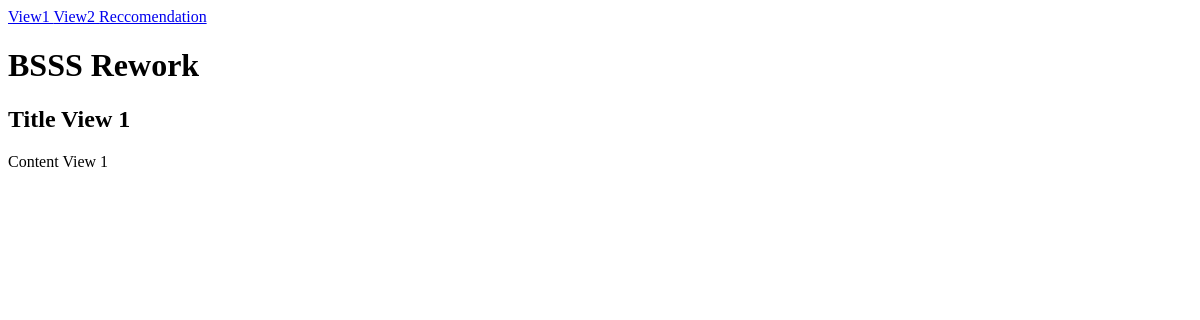
The app's page /view1/, older data.
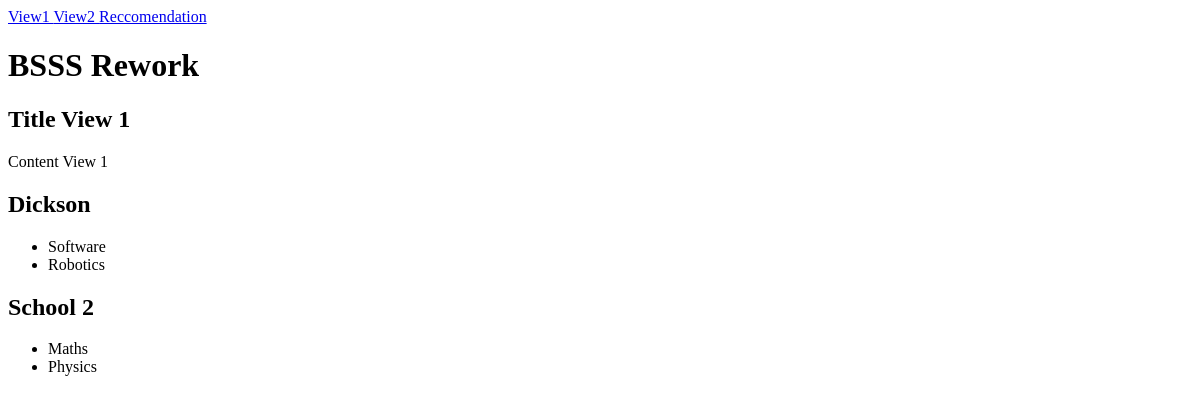
The same page, newer data.
### BSSSRemake/models.py (models this page shows)
class School(models.Model):
    name = models.CharField(max_length=50, db_index=True)
    courses = models.ManyToManyField(Course, blank=True)

class Course(models.Model):
    name = models.CharField(max_length=50, db_index=True)
    semester1 = models.IntegerField(default=0, db_index = True)
    unitInformation = models.CharField(max_length=50, db_index=True, default="Unknown")

### BSSSRemake/views.py (the view)
# urls.py: path("view1/", views.View1.as_view(), name="view1"),
class View1(TemplateView):
    template_name = "BSSSRemake/index.html"
    def get_context_data(self, **kwargs):
        context = super().get_context_data(**kwargs)
        context["title"] = "Title View 1"
        context["content"] = "Content View 1"
        context["schools"] = School.objects.prefetch_related("courses")
        context["View1"] = True
        return context

### BSSSRemake/context_processors.py (called while the page is built)
def customProc(request):
    return{
        "projectName": 'BSSS Rework',
        "LView1": "View1",
        "LView2": "View2",
        "LReccomendation": "Reccomendation"
        }

### BSSSRemake/templates/BSSSRemake/index.html (shortened to what this page needs)
<html>
<head>
</head>
<body>
    <a href="{% url 'view1' %}"> {{ LView1 }} </a>
    <a href="{% url 'view2' %}"> {{ LView2 }} </a>
    <a href="{% url 'recommendation' %}"> {{ LReccomendation }} </a>
    <p>
        <h1> {{ projectName }}</h1>
        <h2>{{ title }}</h2>
        {{ content }}
    </p>
    {% if View1 %}
    {% for school in schools %}
    <h2>{{ school.name }}</h2>
    <ul>
        {% for course in school.courses.all %}
        <li>{{ course.name }}</li>
        {% empty %}
        <li>No courses</li>
        {% endfor %}
    </ul>
    {% endfor %}
    {% endif %}
</body>
</html>

Row changes from the older to the newer data that the page shows:
added School: name "Dickson"
added Course: name "Software", shown under "Dickson"
added Course: name "Robotics", shown under "Dickson"
added School: name "School 2"
added Course: name "Maths", shown under "School 2"
added Course: name "Physics", shown under "School 2"
